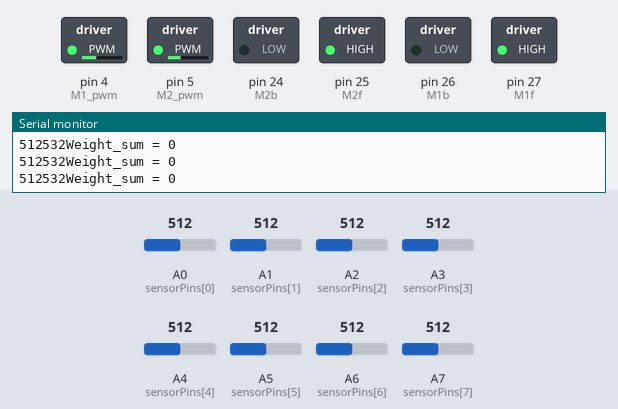
The sketch below on a simulated Arduino Mega 2560, built with avr-gcc and run on an emulated ATmega2560. Parts: switched loads named in the sketch (green lamp = pin HIGH), the last lines printed to the serial monitor. The test bench sets the inputs (shaded band); at power-on: A5 (sensorPins[5]) = 512, A6 (sensorPins[6]) = 512, A7 (sensorPins[7]) = 512, A0 (sensorPins[0]) = 512, A2 (sensorPins[2]) = 512, A1 (sensorPins[1]) = 512, A3 (sensorPins[3]) = 512, A4 (sensorPins[4]) = 512.

Above: at 1.8 s.
1.9 s: A5 (sensorPins[5]) set to 716
At 2.8 s:
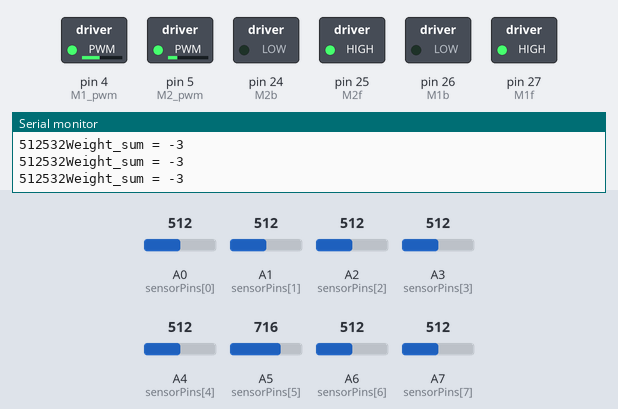
3.4 s: A6 (sensorPins[6]) set to 716
At 4.6 s:
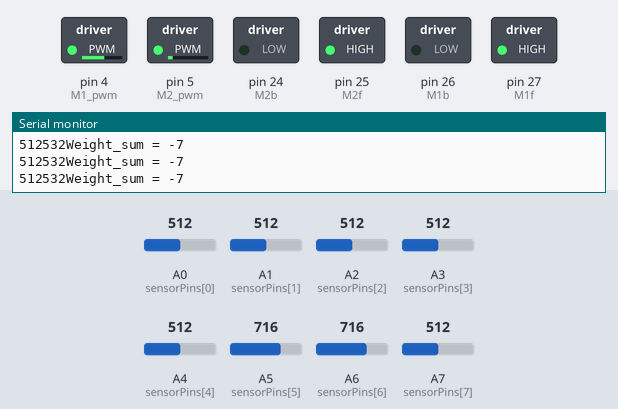
4.9 s: A7 (sensorPins[7]) set to 544
At 5.9 s:
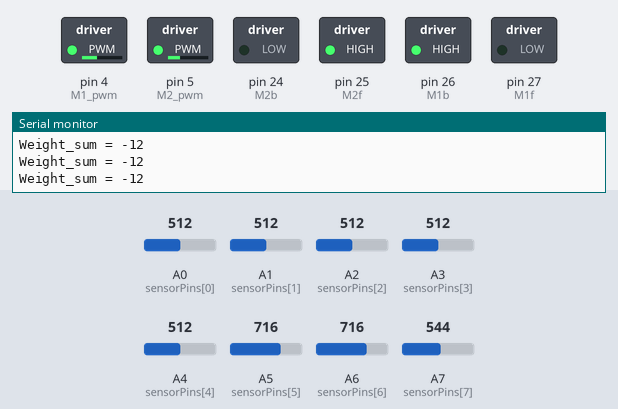
6.6 s: A0 (sensorPins[0]) set to 545
At 7.4 s:
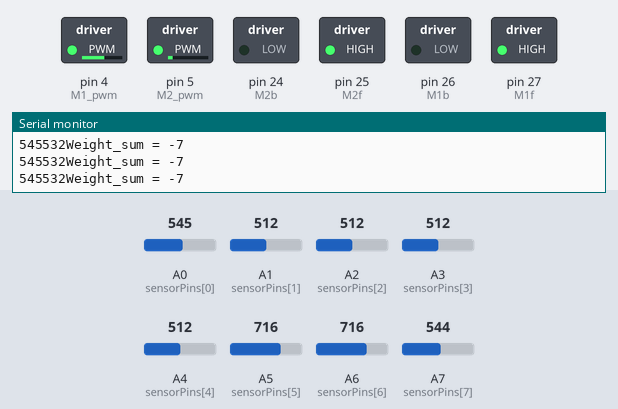
9.6 s: A2 (sensorPins[2]) set to 716
At 10.7 s:
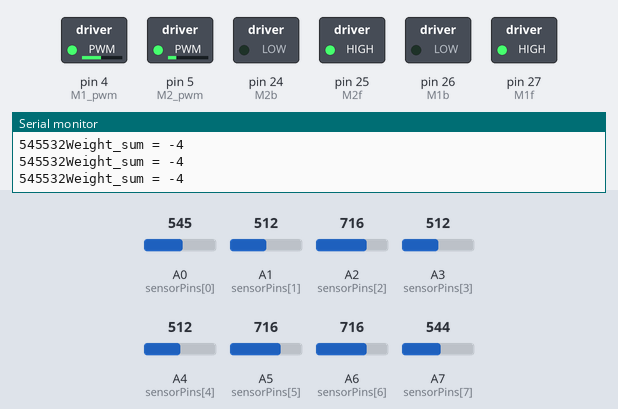
12.6 s: A1 (sensorPins[1]) set to 716
At 13.5 s:
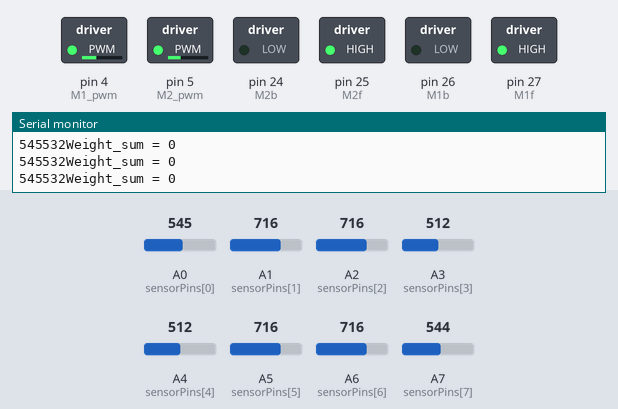
Timing chart, 0 to 15.6 s (numbered marks = the images above; inputs shaded):
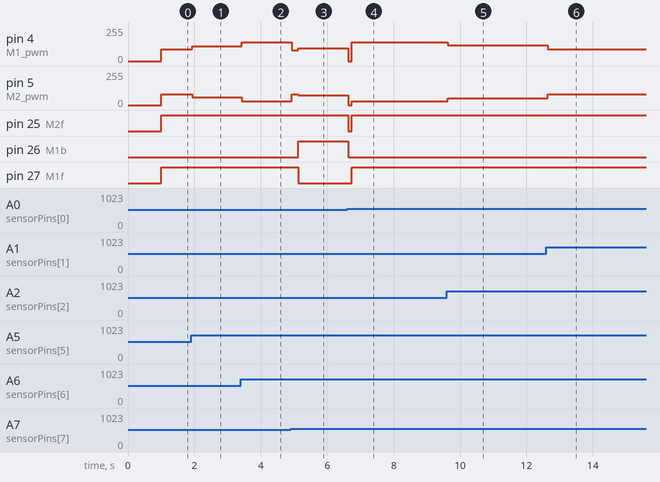

The sketch:

ColorLineFollowing.ino
```cpp
#include <Arduino.h>
//#include <Wire.h>
//#include <Adafruit_TCS34725.h>

#define M2f 25 // Motor 1 forward
#define M2b 24 // Motor 1 backward
#define M1_pwm 4 // Motor 1 PWM
#define M1f 27 // Motor 2 forward
#define M1b 26 // Motor 2 backward
#define M2_pwm 5  // Motor 2 PWM

//Adafruit_TCS34725 tcs = Adafruit_TCS34725(TCS34725_INTEGRATIONTIME_50MS, TCS34725_GAIN_4X);

const int numSensors = 8;
const int sensorPins[numSensors] = {A0, A1, A2, A3, A4, A5, A6, A7};
bool calib_flag = false;
bool ref_color_set = false;
int calib_sum = 0;
int cal_array[numSensors];
int calibrated_value = 50;
//String read_color;
//String ref_color;

void IR_array(int array[], int &sum, int &w_sum, int &calibrated_value);
void mdrive(int m1, int m2);
void calibrate(int cal_array[], int &calibrated_value, int &calib_sum, bool &calib_flag);
//void get_color();
void turn_right(int array[]);
void turn_left(int array[]);
void m_stop();


void setup()
{
   Serial.begin(9600);
  // Set pins
  pinMode(M1f, OUTPUT);
  pinMode(M1b, OUTPUT);
  pinMode(M1_pwm, OUTPUT);
  pinMode(M2f, OUTPUT);
  pinMode(M2b, OUTPUT);
  pinMode(M2_pwm, OUTPUT);

  //color sensor
  // if (tcs.begin()) {
  //   Serial.println("Found sensor");
  // } else {
  //   Serial.println("No TCS34725 found ... check your connections");
  //   while (1);
  // }
}
float kp = 7.4;
float kd = 0.00001;
float ki = 0; // Add integral term if needed
int last_err = 0;
int integral = 0; // Integral term accumulator
int count =0;

void loop(){

    int array[numSensors];
    int sum, w_sum;


    // Calculate PID terms

    //get_color();

    if (calib_flag == false) {
        calibrate(cal_array, calibrated_value, calib_sum, calib_flag);
        Serial.print("Calibrated value = ");
        Serial.println(calibrated_value);
    }
    IR_array(array, sum, w_sum, calibrated_value);

    if (array[0] == 1 && array[1] == 1 && array[2] == 1 && array[3] && array[4]==1 && array[5]==0 && array[6]==0 && array[7]==0) { // Condition for turning right at L-junction
        m_stop();
        mdrive(80,80);
        delay(200);
        m_stop();

        if (array[0] == 1 && array[1] == 1 && array[2] == 1 && array[3] && array[4]==1 && array[5]==0 && array[6]==0 && array[7]==0) { // Condition for turning right at L-junction
          turn_right(array, sum, w_sum, calibrated_value);
          int error = w_sum;

      }
    } else if (array[0] == 0 && array[1] == 0 && array[2] == 0 && array[3] && array[4]==1 && array[5]==1 && array[6]==1 && array[7]==1) { // Condition for turning left at L-junction
        m_stop();
        mdrive(80,80);
        delay(200);
        m_stop();

        if (array[0] == 0 && array[1] == 0 && array[2] == 0 && array[3] && array[4]==1 && array[5]==1 && array[6]==1 && array[7]==1) { // Condition for turning left at L-junction
          turn_left(array, sum, w_sum, calibrated_value);
          int error = w_sum;
      }
    }
    else {
      int error = w_sum;
      integral += error; // Accumulate the integral term
      int derivative = error - last_err;
      int dift = kp * error + ki * integral + kd * derivative;
      int m1 =80;
      int m2 =90;
      error = last_err;
      mdrive(m1 + dift, m2 - dift);
      Serial.print(analogRead(A0));
      Serial.print(calibrated_value);
    }

}


// Read IR sensor array
void IR_array(int array[], int &sum, int &w_sum, int &calibrated_value) {
  sum = 0;
  w_sum = 0;

  // Read sensor values and populate the array
  for (int i = 0; i < numSensors; i++) {
    int val = analogRead(sensorPins[i]);
    array[i] = (val < calibrated_value) ? 1 : 0;
  }

  // Calculate sum and weighted sum
  for (int i = 0; i < numSensors; i++) {
    sum += array[i];
  }

  w_sum += array[7] * 5 + array[6] * 4 + array[5] * 3 + array[4] * 2 + array[3] * -2 + array[2] * -3 + array[1] * -4 + array[0] * -5;
  Serial.print("Weight_sum = ");
  Serial.println(w_sum);
}

// Motor control function
void mdrive(int m1, int m2) {

    // Motor 1 control
    if (m1 > 0) {
      if (m1 > 255) m1 = 255;
      digitalWrite(M2f, HIGH);
      digitalWrite(M2b, LOW);
      analogWrite(M2_pwm, m1);
    } else {
      if (m1 < 0) m1 = 0;
      digitalWrite(M2f,HIGH);
      digitalWrite(M2b, LOW);
      analogWrite(M2_pwm, m1);
    }
    // Motor 2 control
    if (m2 > 0) {
      if (m2 > 255) m2 = 255;
      digitalWrite(M1f, HIGH);
      digitalWrite(M1b, LOW);
      analogWrite(M1_pwm, m2);
    } else {
      if (m2 < 0) m2 =0;
      digitalWrite(M1f, HIGH);
      digitalWrite(M1b, LOW);
      analogWrite(M1_pwm, m2);
    }
  }


void calibrate(int cal_array[], int &calibrated_value,int &calib_sum, bool &calib_flag) {

    for (int i = 0; i < numSensors; i++) {
        int val = analogRead(sensorPins[i]);
        cal_array[i] = val;
    }

    for (int i = 0; i < numSensors; i++) {
        calib_sum += cal_array[i];
    }
    calibrated_value = calib_sum / numSensors + 20;
    calib_flag = true;
    delay(1000);
}

//read color sensor
// void get_color(){


//   uint16_t r, g, b, c;
//   tcs.getRawData(&r, &g, &b, &c);

//   // Set the reference color

//   // Normalize the RGB values
//   float red = r / (float)c;
//   float green = g / (float)c;
//   float blue = b / (float)c;

//   // Determine the color
//   if (red > 0.8 && green > 0.8 && blue > 0.8) {
//     Serial.println("Color: White");
//     read_color="W";
//   } else if (red > blue && red > green) {
//     Serial.println("Color: Red");
//     read_color="R";
//   } else if (blue > red && blue > green) {
//     Serial.println("Color: Blue");
//     read_color="B";
//   } else {
//     Serial.println("Color: Unknown");
//     read_color="U";
//   }
//   if (!ref_color_set) {
//     ref_color = read_color;
//     ref_color_set = true;
//   }

//   delay(1000); // Wait for a second before reading again
// }

void turn_right(int array[], int &sum, int &w_sum, int calibrated_value) {
    // Start turning right
    digitalWrite(M1b, HIGH);
    digitalWrite(M1f,LOW); // Motor 1 backward
    digitalWrite(M2f, HIGH);
    digitalWrite(M2b,LOW);  // Motor 2 forward
    analogWrite(M1_pwm, 95); // Adjust speed if necessary
    analogWrite(M2_pwm, 75); // Adjust speed if necessary

    while (true) {
        IR_array(array, sum, w_sum, calibrated_value);
        // Assuming calibrated_value is the threshold to detect the line
        if (array[0]==0 && array[3]==1 && array[4]==1 && array[7]==0) {
            // Stop rotation when aligned with the line
            m_stop();
            delay(100);
            break;
        }
    }
}

void turn_left(int array[], int &sum, int &w_sum, int calibrated_value) {
    // Start turning left
    digitalWrite(M1f, HIGH);
    digitalWrite(M1b,LOW);  // Motor 1 forward
    digitalWrite(M2b, HIGH);
    digitalWrite(M2f,LOW); // Motor 2 backward
    analogWrite(M1_pwm, 75); // Adjust speed if necessary
    analogWrite(M2_pwm, 95); // Adjust speed if necessary

    while (true) {

        IR_array(array, sum, w_sum, calibrated_value);
        // Assuming calibrated_value is the threshold to detect the line
        if (array[0]==0 && array[3]==1 && array[4]==1 && array[7]==0) {
            // Stop rotation when aligned with the line
            m_stop();
            delay(100);

            break;
        }
    }
}

void m_stop() {
    digitalWrite(M1f, LOW);
    digitalWrite(M1b, LOW);
    digitalWrite(M2f, LOW);
    digitalWrite(M2b, LOW);
    analogWrite(M1_pwm, 0);
    analogWrite(M2_pwm, 0);
}
```

Measured:
- the behaviour switches between 531 and 532 on A7 (sensorPins[7]) (found by bisection; images 2 and 3)
- the behaviour switches between 531 and 532 on A0 (sensorPins[0]) (found by bisection; images 3 and 4)
- after the input at 1.9 s, pin 4 (M1_pwm): 90/255 → 112/255 at once; pin 5 (M2_pwm): 80/255 → 58/255 at once
- after the input at 3.4 s, pin 4 (M1_pwm): 112/255 → 141/255 at once; pin 5 (M2_pwm): 58/255 → 29/255 at once
- after the input at 4.9 s, pin 4 (M1_pwm): 141/255 → 80/255 at once, → 95/255 0.20 s later; pin 5 (M2_pwm): 29/255 → 80/255 at once, → 75/255 0.20 s later; pin 26 (M1b): LOW → HIGH after 0.23 s; pin 27 (M1f): HIGH → LOW after 0.23 s
- after the input at 6.6 s, pin 4 (M1_pwm): 95/255 → 0/255 at once, → 141/255 0.10 s later; pin 5 (M2_pwm): 75/255 → 0/255 at once, → 29/255 0.10 s later; pin 25 (M2f): HIGH → LOW at once, → HIGH 0.10 s later; pin 26 (M1b): HIGH → LOW at once; pin 27 (M1f): LOW → HIGH after 0.13 s
- after the input at 9.6 s, pin 4 (M1_pwm): 141/255 → 119/255 at once; pin 5 (M2_pwm): 29/255 → 51/255 at once
- after the input at 12.6 s, pin 4 (M1_pwm): 119/255 → 90/255 at once; pin 5 (M2_pwm): 51/255 → 80/255 at once
